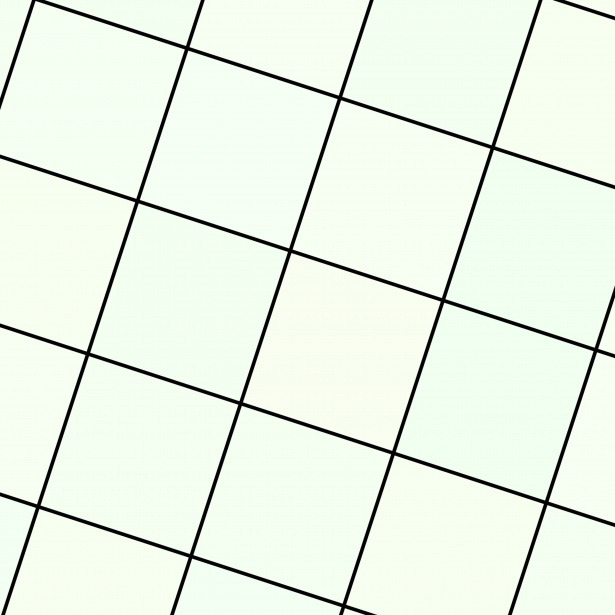
#> input picture diagonal-checkerboard.jpg, 615 x 615 px
$ python 12_affine_transformation.py
#> lines starting #> are read from the running program, lines starting #| are printed output that depends on the picture; after the words box and inside, x2 and y2 are one past the last pixel; in counts of white or black regions, pixels touching at a corner belong together
import cv2
import numpy as np
from matplotlib import pyplot as plt

img = cv2.imread('diagonal-checkerboard.jpg')
#> img is the input picture: shape (615, 615, 3); mean B, G, R 229.9, 243, 233.5
rows, cols, channels = img.shape
#> rows = 615; cols = 615; channels = 3

# ONLY NEED THREE POINTS
# specify the numpy point transformations
pts1 = np.float32([[50, 50], [200, 50],[50, 200]])
pts2 = np.float32([[10, 100], [200, 50], [100, 250]])

# draw dots to compare transformation
for pts in pts1:
    cv2.circle(img, (pts[0], pts[1]), 10, (0,255,0), -1)
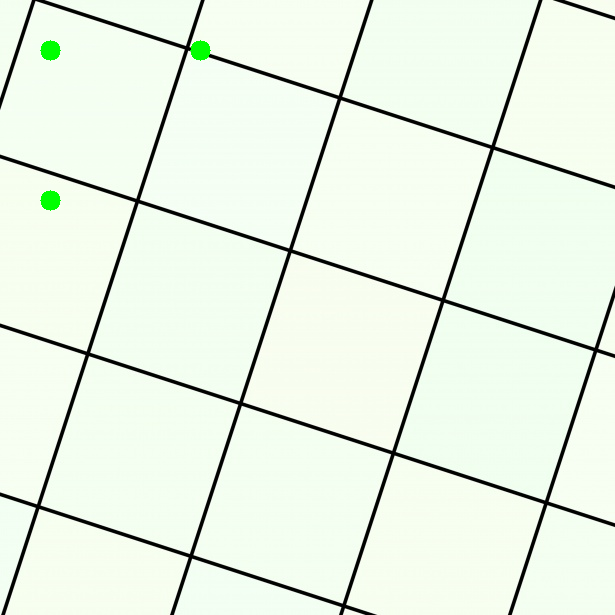
#> img: shape (615, 615, 3); 0.25% of pixels changed, all inside (x1, y1, x2, y2) = (40, 40, 211, 211)

# get transformation matrix
M = cv2.getAffineTransform(pts1, pts2)
#> M = [[1.27, 0.6, -83.33], [-0.333, 1, 66.67]]

# warp image via specified transformation matrix
dst = cv2.warpAffine(img, M, (cols, rows))
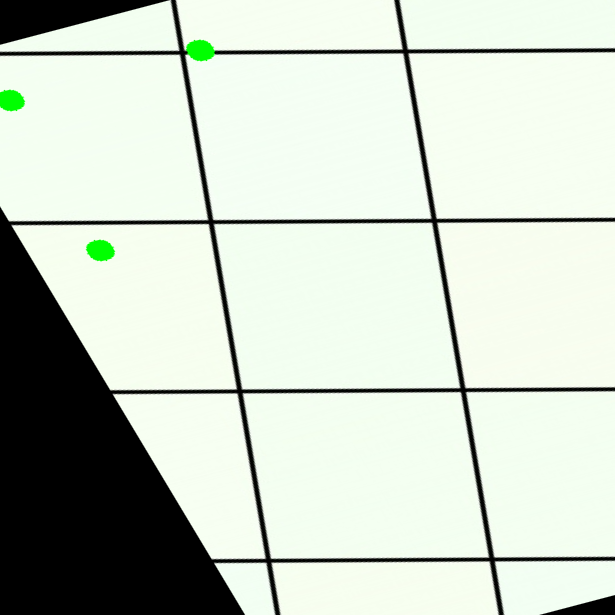
#> dst: shape (615, 615, 3); mean B, G, R 196.4, 208.2, 199.5

# input image
plt.subplot(121)
plt.imshow(img)
plt.title('Input')

# output image
plt.subplot(122)
plt.imshow(dst)
plt.title('Output')

plt.show()
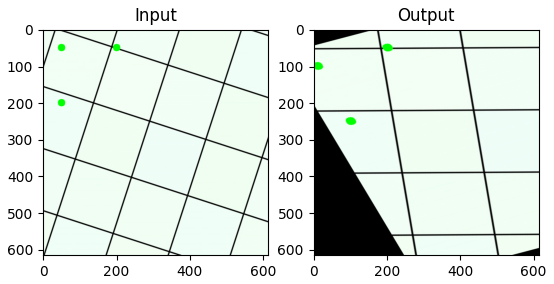
#> figure drawn by matplotlib, 2 panels; B, G, R data is drawn as R, G, B
